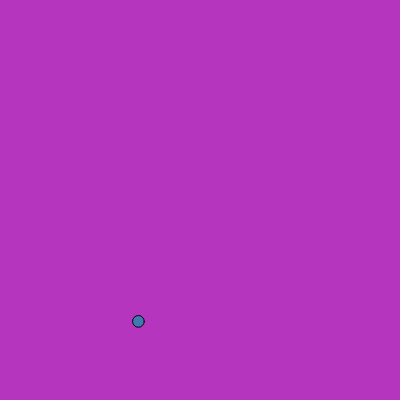
Frame 1 (no input)
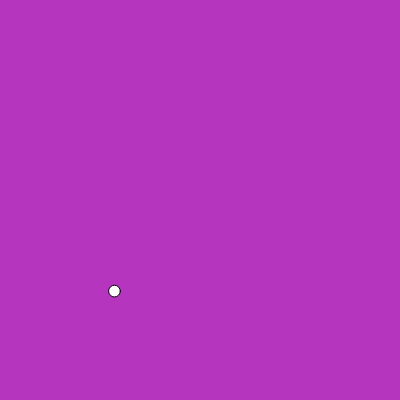
Frame 60 (no input)
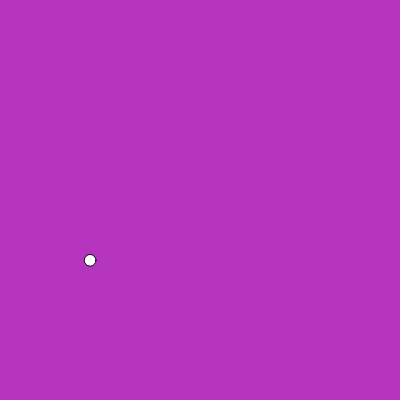
Frame 120 (the mouse pressed at the canvas centre since frame 60)

The p5.js sketch that drew these frames (run headless with seeded random() and noise() and a simulated clock; from frame 60 on, the mouse is pressed at the canvas centre):

// p5.js sketch
// ── sketch.js
let x
let y
let dx
let dy
let radius
let r
let g
let b
let bg

//TASK 1 - consolidate
  function setup() {
  createCanvas(400, 400);
  createRandomBGColor();
  createBall()
}

function createBall() {
  setRandomPosition();
  setRandomVelocity();
  radius = random(10, 20);
  createRandomColor(); 
}  
  

//TASK 2 + 3 - consolidate
function draw() {
  background(bg)
  fill(color(r,g,b))
  circle(x,y,radius)
  
  x += dx // x = x + dx
  y += dy // y = y + dy
  if (x - radius < 0 || x + radius > width) {
    dx *= -1;
  }
  
  if( y - radius < 0 || y + radius > width) {
    dy *= -1
  }   

//TASK 4a
r += random(10,15)
g += random(10,15)
b += random(10,15)
  
//TASK 4b
r = constrain(r, 0, 255);
g = constrain(g, 0, 255);
b = constrain(b, 0, 255);
  
// Task 4b - wrapping
r = r % 256;
  g = g % 256;
  b = b % 256;
}

// Task 5
function setRandomPosition( xMin = 0, yMin = 0, xMax = width, yMax = height) {
}

function setRandomPosition() {
  x = random(width)
  y = random(height)  
}

function setRandomVelocity() {
  dx = random(-1,1)
  dy = random(-1,1)  
}

function createRandomColor() {
  r = random(255)
  g = random(255)
  b = random(255)
}

function createRandomBGColor() {
  bg = color(random(255), random(255), random(255))
}  

// ----------------------
function keyPressed() {
  createRandomBGColor()
}

/** 
Hex Codes for the Official Avenues Colors 

#ffffff (white)
#000000 (black)
#B7B09C (ash)
#D3AE6F (ochre)
#3D68B2 (indigo)
#267355 (moss)
#44C3D4 (pristine blue)
#9796C9 (violet)
#CAC3BC (nimbus)
#C5D982 (pistachio)
#8A916A (olive)
#C17E60 (terracotta)
#F5CD64 (gold)
#C3411E (clay)
#0D9A48 (grass)
#273879 (navy)
*/
